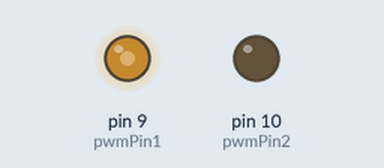
This sketch was run on a simulated Arduino Uno, built with avr-gcc and run on an emulated ATmega328P. Shown: output pins drawn as LEDs (lit = HIGH).

Above: at 0.15 s.
At 1.98 s:
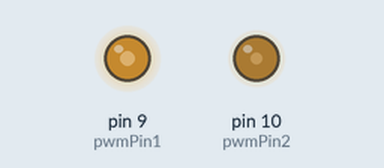
At 5.58 s:
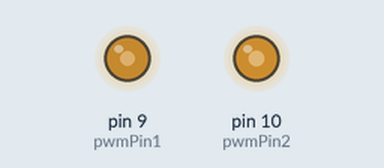
Timing chart, 0 to 5.4 s (numbered marks = the images above):
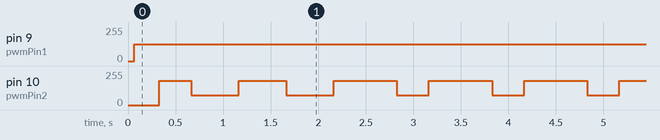

The sketch:

waveform_generator.ino
```cpp
// Set pins
const int pwmPin1 = 9;
const int pwmPin2 = 10;

// Initialise variables
unsigned long lastUpdate = 0;
float frequency1 = 100.0;
float frequency2a = 3.0;
float frequency2b = 7.0;
float phase1 = 0;
float phase2a = 0;
float phase2b = 0;

void setup() {
    // Set pin mode
    pinMode(pwmPin1, OUTPUT);
    pinMode(pwmPin2, OUTPUT);

    // Set pwm freq to 31250 Hz
    TCCR1B = TCCR1B & 0b11111000 | 0x01;

    // Open Serial communication
    Serial.begin(115200);
}

void loop() {
    // Update time
    unsigned long currentTime = micros();
    float deltaTime = (currentTime - lastUpdate) / 1000000.0;
    lastUpdate = currentTime;

    // Update phase
    phase1 += 2 * PI * frequency1 * deltaTime;
    phase2a += 2 * PI * frequency2a * deltaTime;
    phase2b += 2 * PI * frequency2b * deltaTime;
    if (phase1 >= 2 * PI) phase1 -= 2 * PI;
    if (phase2a >= 2 * PI) phase2a -= 2 * PI;
    if (phase2b >= 2 * PI) phase2b -= 2 * PI;

    // Update output 1
    float sine1 = sin(phase1);
    int pwmValue1 = (int)((sine1 + 1.0) * 127.5); // [-1,1] -> [0,255]
    analogWrite(pwmPin1, pwmValue1);

    // Update output 2
    float sine2a = sin(phase2a);
    float sine2b = sin(phase2b);
    float combinedSine = (sine2a + sine2b) / 2.0;
    int pwmValue2 = (int)((combinedSine + 1.0) * 127.5);
    analogWrite(pwmPin2, pwmValue2);
}
```

Measured:
- by itself, pin 9 (pwmPin1): 0/255 → 127/255 at 0.07 s
- by itself, pin 10 (pwmPin2): goes 182/255 0.34 s, 72/255 0.50 s, 182/255 0.50 s, 72/255 0.50 s, 3 × (182/255 0.66 s, 72/255 0.34 s), then 182/255
